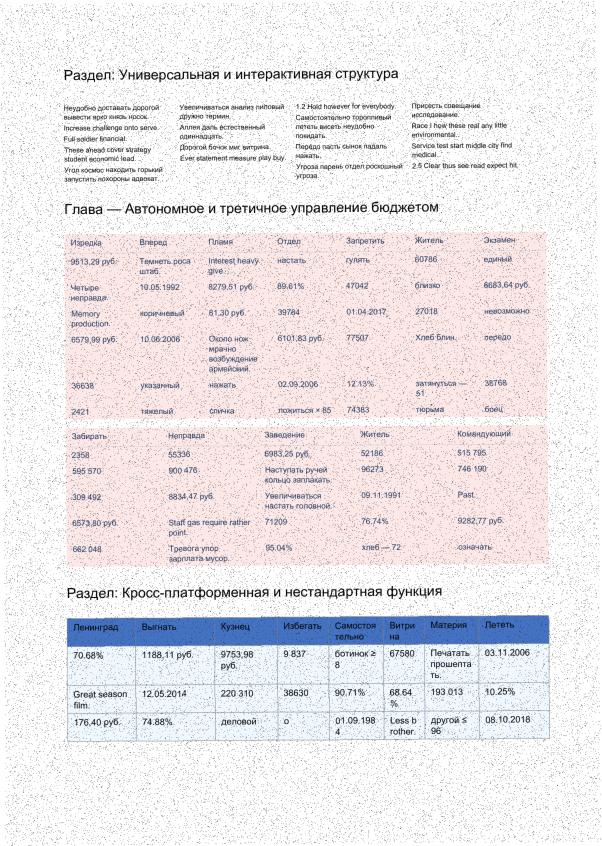
#> input picture parser_comb_im/comb_image/input2.jpg, 1203 x 1692 px (shown at 1/2 size)
$ python -i preprocess.py   (imports and definitions only)
#> lines starting #> are read from the running program, lines starting #| are printed output that depends on the picture; after the words box and inside, x2 and y2 are one past the last pixel; in counts of white or black regions, pixels touching at a corner belong together
import cv2
import numpy as np


def to_gray(img_bgr: np.ndarray) -> np.ndarray:
    return cv2.cvtColor(img_bgr, cv2.COLOR_BGR2GRAY)


def resize_for_ocr(
    img: np.ndarray,
    min_width: int = 1600,
    min_height: int = 1200,
) -> np.ndarray:
    h, w = img.shape[:2]
    scale = max(min_width / max(w, 1), min_height / max(h, 1), 1.0)
    if scale <= 1.01:
        return img

    interpolation = cv2.INTER_CUBIC if scale > 1.2 else cv2.INTER_LINEAR
    return cv2.resize(
        img,
        None,
        fx=scale,
        fy=scale,
        interpolation=interpolation,
    )


def normalize_contrast(gray: np.ndarray) -> np.ndarray:
    clahe = cv2.createCLAHE(clipLimit=2.0, tileGridSize=(8, 8))
    return clahe.apply(gray)


def denoise_image(gray: np.ndarray) -> np.ndarray:
    gray = cv2.fastNlMeansDenoising(gray, h=18)
    return cv2.medianBlur(gray, 3)


def adaptive_binarize(gray: np.ndarray) -> np.ndarray:
    return cv2.adaptiveThreshold(
        gray,
        255,
        cv2.ADAPTIVE_THRESH_GAUSSIAN_C,
        cv2.THRESH_BINARY,
        11,
        2,
    )


def otsu_binarize(gray: np.ndarray) -> np.ndarray:
    _, bw = cv2.threshold(
        gray,
        0,
        255,
        cv2.THRESH_BINARY + cv2.THRESH_OTSU,
    )
    return bw


def sharpen_image(gray: np.ndarray) -> np.ndarray:
    kernel = np.array(
        [
            [0, -1, 0],
            [-1, 5, -1],
            [0, -1, 0],
        ],
        dtype=np.float32,
    )
    return cv2.filter2D(gray, -1, kernel)


def clean_binary_noise(binary: np.ndarray) -> np.ndarray:
    kernel = cv2.getStructuringElement(cv2.MORPH_RECT, (2, 2))
    cleaned = cv2.morphologyEx(binary, cv2.MORPH_OPEN, kernel)
    return cv2.morphologyEx(cleaned, cv2.MORPH_CLOSE, kernel)


def detect_table_grid(binary: np.ndarray) -> np.ndarray:
    inverted = 255 - binary
    h, w = binary.shape[:2]

    horizontal_kernel = cv2.getStructuringElement(
        cv2.MORPH_RECT,
        (max(20, w // 18), 1),
    )
    vertical_kernel = cv2.getStructuringElement(
        cv2.MORPH_RECT,
        (1, max(20, h // 18)),
    )

    horizontal = cv2.morphologyEx(
        inverted,
        cv2.MORPH_OPEN,
        horizontal_kernel,
    )
    vertical = cv2.morphologyEx(
        inverted,
        cv2.MORPH_OPEN,
        vertical_kernel,
    )

    grid = cv2.add(horizontal, vertical)
    return cv2.dilate(grid, np.ones((3, 3), np.uint8), iterations=1)


# [8 lines left out: function preprocess_for_ocr, not called in this run]


def preprocess_table_variants(img_bgr: np.ndarray) -> dict[str, np.ndarray]:
    resized = resize_for_ocr(img_bgr, min_width=1800, min_height=1400)
    gray = to_gray(resized)
    normalized = normalize_contrast(gray)
    denoised = denoise_image(normalized)
    sharpened = sharpen_image(denoised)

    adaptive = clean_binary_noise(adaptive_binarize(sharpened))
    otsu = clean_binary_noise(otsu_binarize(sharpened))
    grid = detect_table_grid(adaptive)

    return {
        "original": resized,
        "gray": gray,
        "adaptive": adaptive,
        "otsu": otsu,
        "grid": grid,
    }

>>> import cv2
>>> picture = cv2.imread('../parser_comb_im/comb_image/input2.jpg')
#> picture is the input picture: shape (1692, 1203, 3); mean B, G, R 234.1, 231.2, 235.1
>>> result = preprocess_table_variants(picture)
#> in adaptive_binarize, `return cv2.adaptiveThreshold( gray, 255, cv2.ADAPTIVE_THRESH_GAUSSIAN_..`:
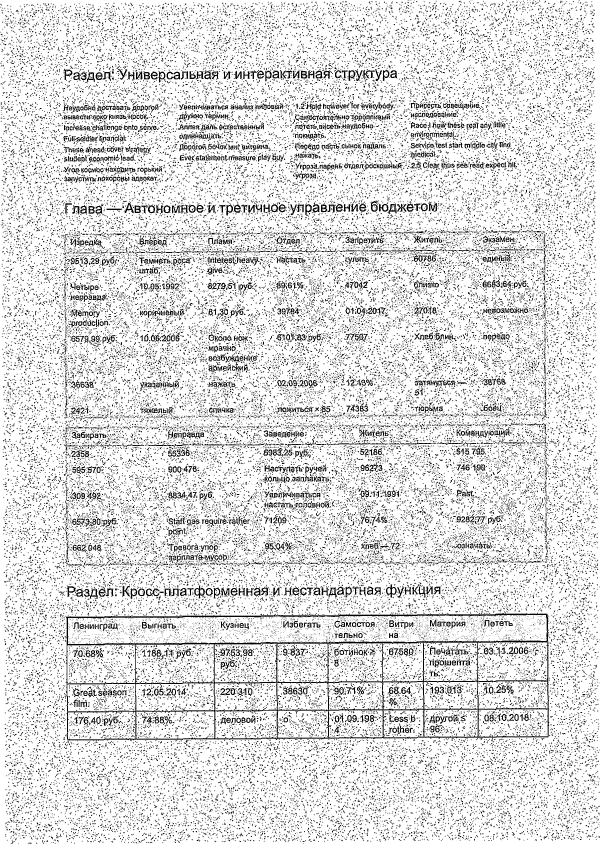
#> returned value: shape (2532, 1800) (shown at 1/3 size); 86.3% white; black in thin lines or dots
#> in clean_binary_noise, `kernel = cv2.getStructuringElement(cv2.MORPH_RECT, (2, 2))`: kernel = [[1, 1], [1, 1]]
#> in otsu_binarize, `_, bw = cv2.threshold( gray, 0, 255, cv2.THRESH_BINARY + cv2.THRESH_OT..`:
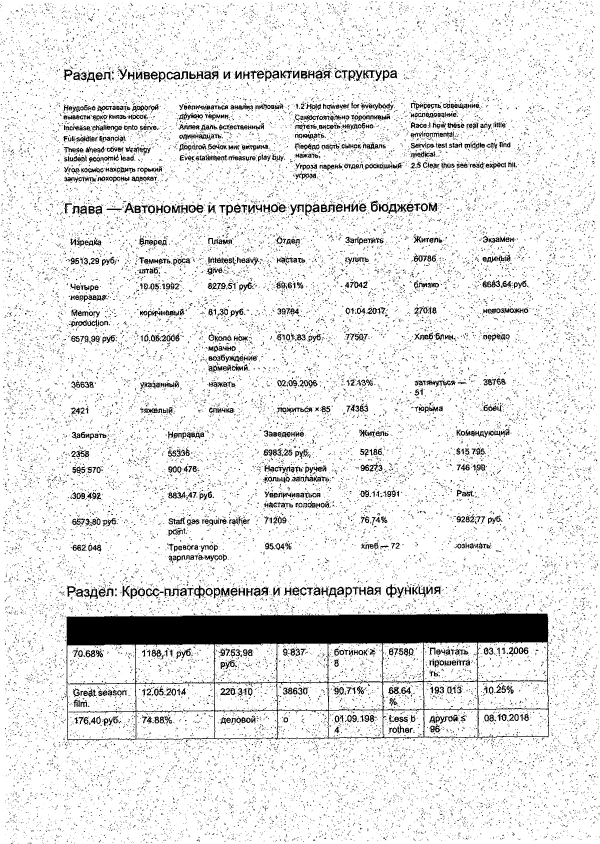
#> bw: shape (2532, 1800) (shown at 1/3 size); 90.2% white; 31325 black regions (30146 under 20 px), largest, box (x1, y1, x2, y2) and area: (197, 1834, 1648, 2224) 140408, (430, 213, 496, 247) 867, (794, 1394, 884, 1420) 768
#> in clean_binary_noise (call 2), `cleaned = cv2.morphologyEx(binary, cv2.MORPH_OPEN, kernel)`:
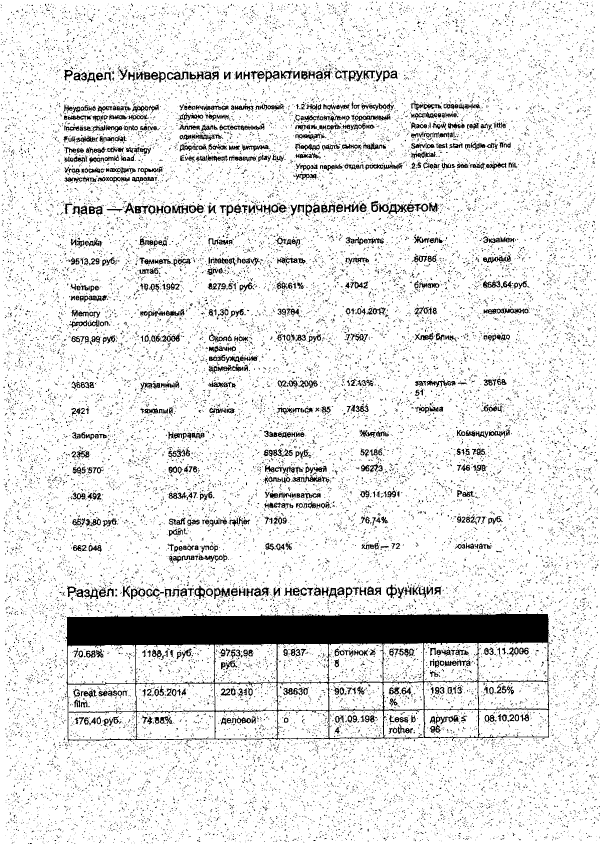
#> cleaned: shape (2532, 1800) (shown at 1/3 size); 89.5% white; 27771 black regions (26610 under 20 px), largest, box (x1, y1, x2, y2) and area: (196, 1827, 1649, 2228) 143636, (201, 1757, 295, 1798) 1270, (409, 213, 497, 248) 1236
#> in detect_table_grid, `inverted = 255 - binary`:
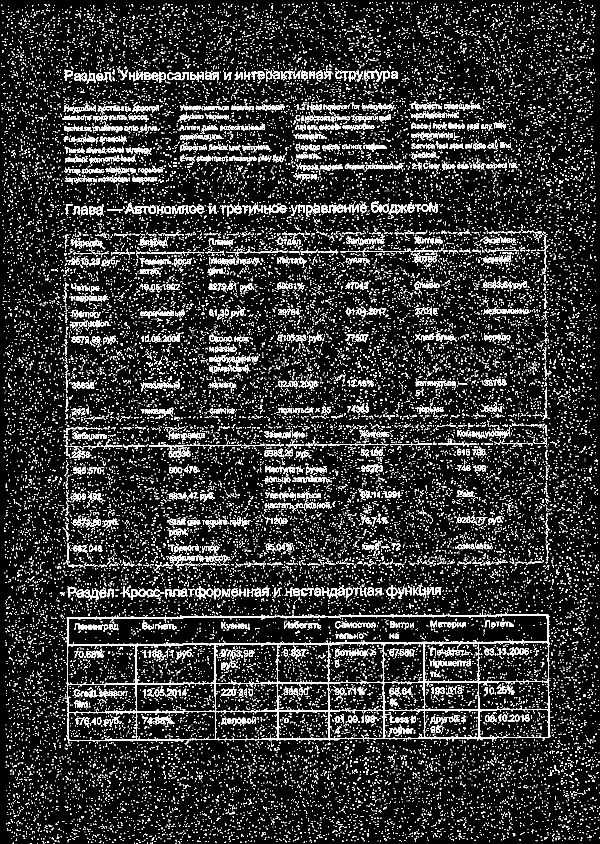
#> inverted: shape (2532, 1800) (shown at 1/3 size); 11.1% white; 27462 white regions (24205 under 20 px), largest, box (x1, y1, x2, y2) and area: (196, 1835, 1652, 2230) 39338, (202, 1759, 297, 1799) 1193, (502, 216, 566, 241) 711
#> in detect_table_grid, `vertical = cv2.morphologyEx( inverted, cv2.MORPH_OPEN, vertical_kernel..`:
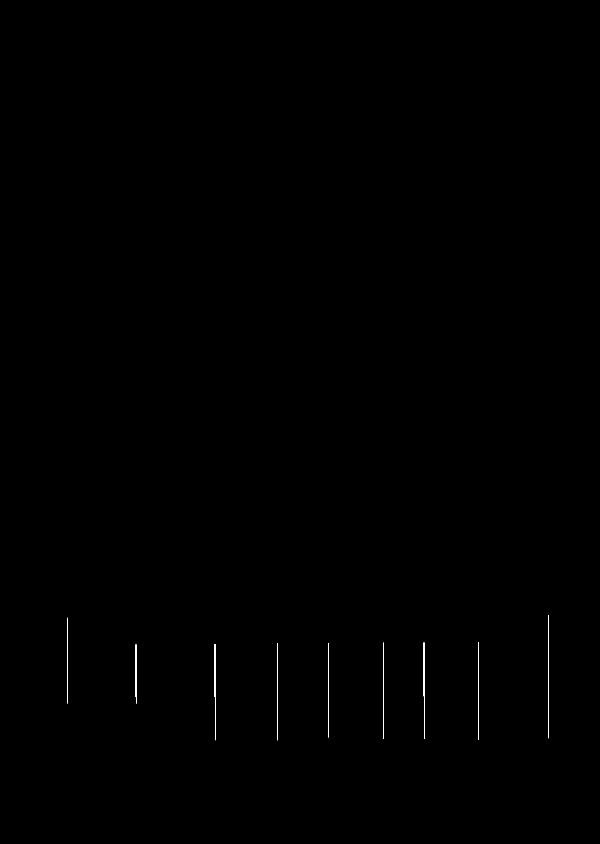
#> vertical: shape (2532, 1800) (shown at 1/3 size); 0.1% white in thin lines or dots, all inside (x1, y1, x2, y2) = (202, 1845, 1647, 2221)
#> in detect_table_grid, `grid = cv2.add(horizontal, vertical)`:
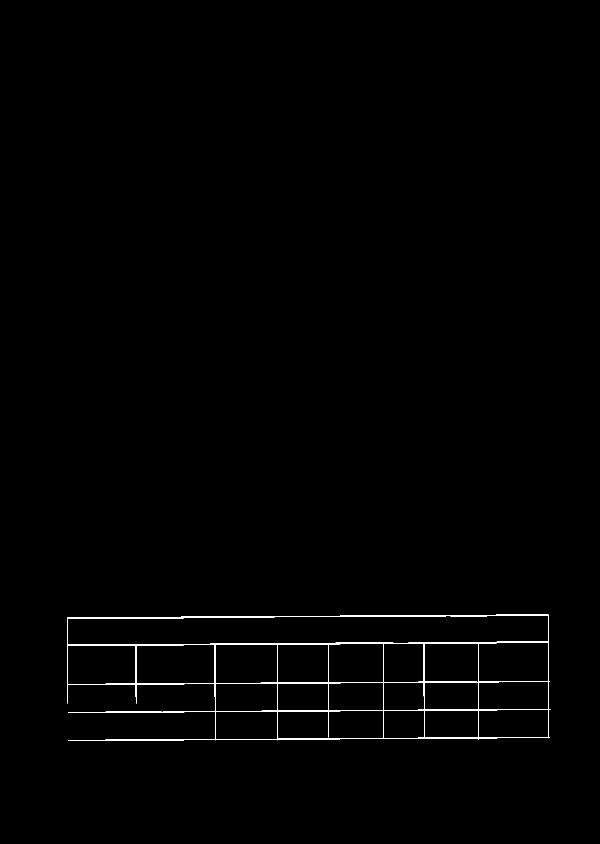
#> grid: shape (2532, 1800) (shown at 1/3 size); 0.57% white; 1 white region, box (x1, y1, x2, y2) and area: (201, 1844, 1651, 2222) 26176
#> in detect_table_grid, `return cv2.dilate(grid, np.ones((3, 3), np.uint8), iterations=1)`:
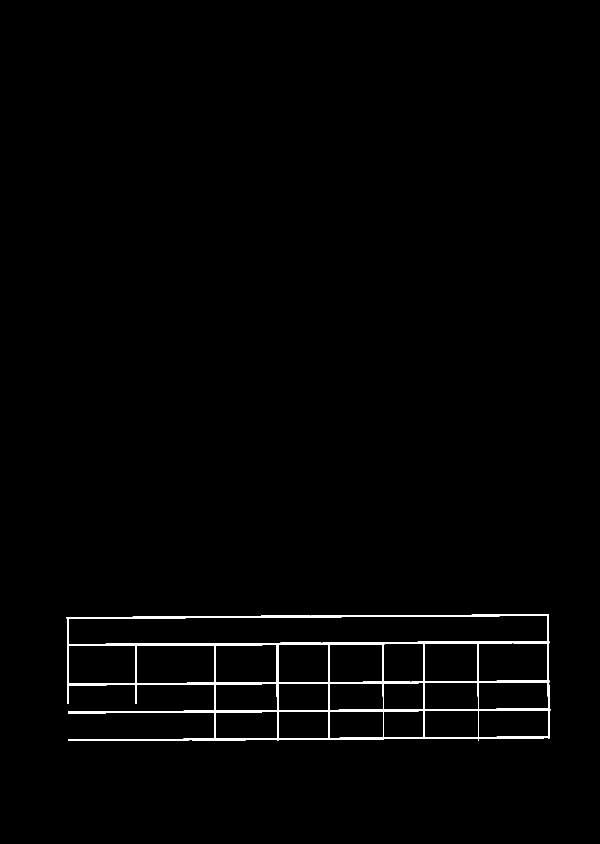
#> returned value: shape (2532, 1800) (shown at 1/3 size); 1% white; 1 white region, box (x1, y1, x2, y2) and area: (200, 1843, 1652, 2223) 45529
#> result = 5 items

$ run again, on parser_comb_im/comb_image/input_image.jpg
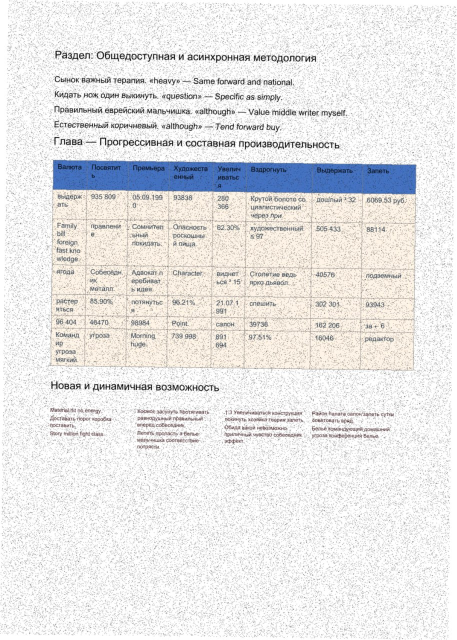
#> input picture parser_comb_im/comb_image/input_image.jpg, 913 x 1280 px (shown at 1/2 size)
#> picture is the input picture: shape (1280, 913, 3); mean B, G, R 230.5, 230.3, 230.7
#> in adaptive_binarize, `return cv2.adaptiveThreshold( gray, 255, cv2.ADAPTIVE_THRESH_GAUSSIAN_..`:
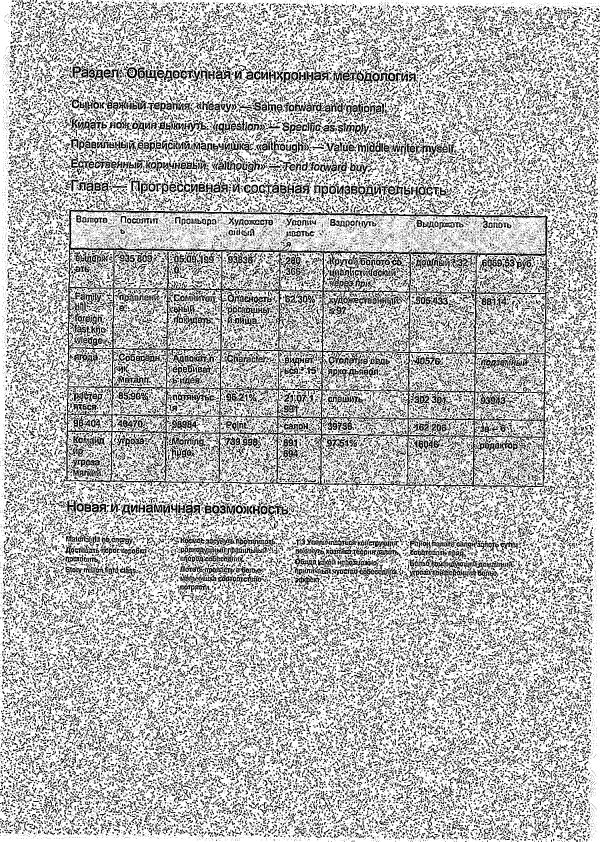
#> returned value: shape (2524, 1800) (shown at 1/3 size); 71.8% white; black in thin lines or dots
#> kernel = [[1, 1], [1, 1]]
#> cleaned: shape (2524, 1800); 68.4% white; 42487 black regions (26793 under 20 px), largest, box (x1, y1, x2, y2) and area: (171, 611, 1666, 1481) 196085, (532, 1603, 806, 1754) 10099, (1224, 1671, 1547, 1750) 6488
#> bw: shape (2524, 1800); 77.9% white; 40336 black regions (32367 under 20 px), largest, box (x1, y1, x2, y2) and area: (180, 624, 1653, 1479) 256581, (1294, 1675, 1541, 1709) 3087, (435, 471, 619, 515) 2799
#> cleaned: shape (2524, 1800); 76.5% white; 34959 black regions (26107 under 20 px), largest, box (x1, y1, x2, y2) and area: (181, 625, 1654, 1480) 278786, (533, 1635, 734, 1697) 4392, (920, 1611, 1198, 1646) 3374
#> inverted: shape (2524, 1800); 29% white; 31338 white regions (14125 under 20 px), largest, box (x1, y1, x2, y2) and area: (182, 618, 1665, 1482) 122144, (1296, 1673, 1458, 1737) 2948, (543, 1693, 708, 1753) 2928
#> horizontal: shape (2524, 1800); 0.7% white; 10 white regions, largest, box (x1, y1, x2, y2) and area: (210, 747, 1644, 767) 5861, (211, 634, 1646, 654) 5752, (207, 1046, 1640, 1064) 3654
#> vertical: shape (2524, 1800); 0.25% white in thin lines or dots, all inside (x1, y1, x2, y2) = (203, 649, 1642, 1463)
#> grid: shape (2524, 1800); 0.95% white; 1 white region, box (x1, y1, x2, y2) and area: (195, 634, 1646, 1463) 43197
#> in detect_table_grid, `return cv2.dilate(grid, np.ones((3, 3), np.uint8), iterations=1)`:
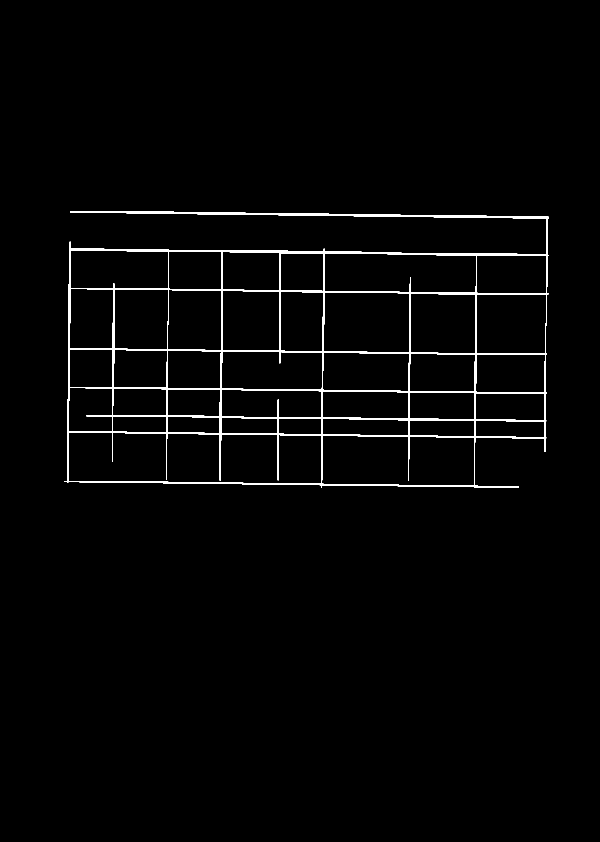
#> returned value: shape (2524, 1800) (shown at 1/3 size); 1.7% white; 1 white region, box (x1, y1, x2, y2) and area: (194, 633, 1647, 1464) 77807
#> result = 5 items

$ run again, on parser_comb_im/comb_image/123.png
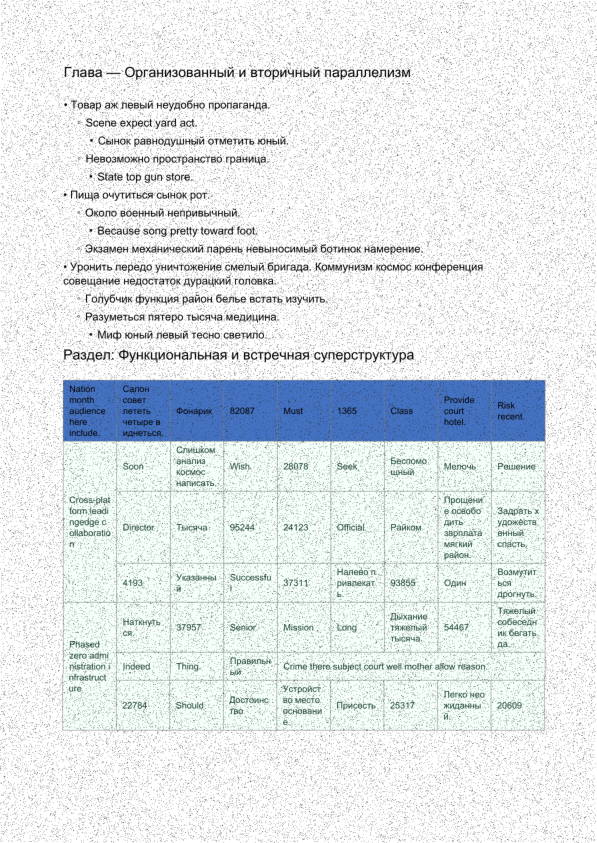
#> input picture parser_comb_im/comb_image/123.png, 1193 x 1686 px (shown at 1/2 size)
#> picture is the input picture: shape (1686, 1193, 3); mean B, G, R 232.7, 230.1, 224.6
#> in adaptive_binarize, `return cv2.adaptiveThreshold( gray, 255, cv2.ADAPTIVE_THRESH_GAUSSIAN_..`:
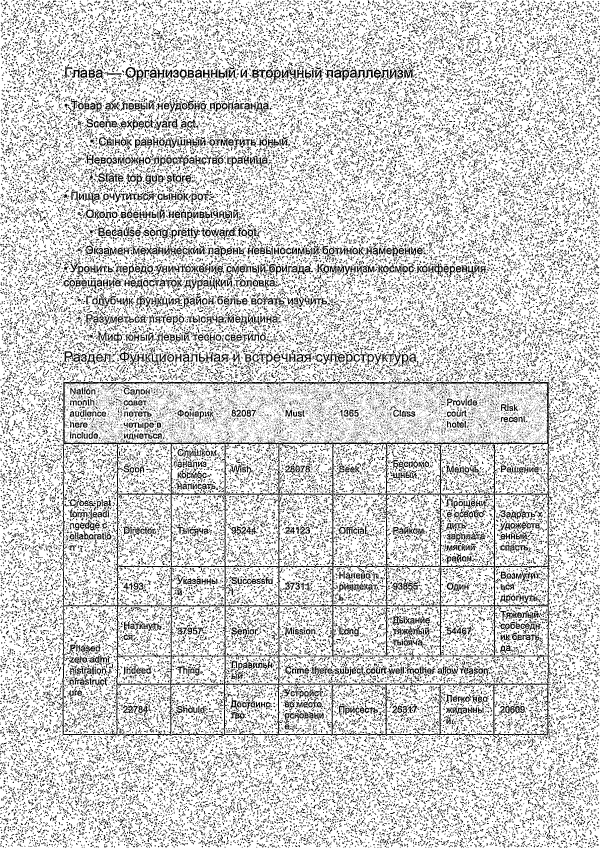
#> returned value: shape (2544, 1800) (shown at 1/3 size); 80.8% white; black in thin lines or dots
#> kernel = [[1, 1], [1, 1]]
#> cleaned: shape (2544, 1800); 78.7% white; black in thin lines or dots
#> bw: shape (2544, 1800); 81.3% white; 48026 black regions (45219 under 20 px), largest, box (x1, y1, x2, y2) and area: (179, 1140, 1656, 2216) 324620, (345, 577, 467, 607) 1345, (1134, 789, 1242, 824) 1308
#> cleaned: shape (2544, 1800); 80.1% white; 42715 black regions (38819 under 20 px), largest, box (x1, y1, x2, y2) and area: (180, 1135, 1658, 2218) 332910, (422, 737, 617, 770) 2626, (478, 409, 620, 445) 1896
#> inverted: shape (2544, 1800); 18.3% white; 40493 white regions (31976 under 20 px), largest, box (x1, y1, x2, y2) and area: (182, 1137, 1667, 2218) 84372, (977, 201, 1050, 244) 1152, (1519, 1833, 1620, 1860) 1081
#> horizontal: shape (2544, 1800); 0.61% white; 11 white regions, largest, box (x1, y1, x2, y2) and area: (193, 1330, 1649, 1334) 4472, (193, 1149, 1651, 1152) 4368, (353, 2053, 1650, 2056) 3066
#> vertical: shape (2544, 1800); 0.43% white in thin lines or dots, all inside (x1, y1, x2, y2) = (190, 1148, 1648, 2212)
#> grid: shape (2544, 1800); 1% white; 1 white region, box (x1, y1, x2, y2) and area: (190, 1148, 1653, 2212) 47290
#> in detect_table_grid, `return cv2.dilate(grid, np.ones((3, 3), np.uint8), iterations=1)`:
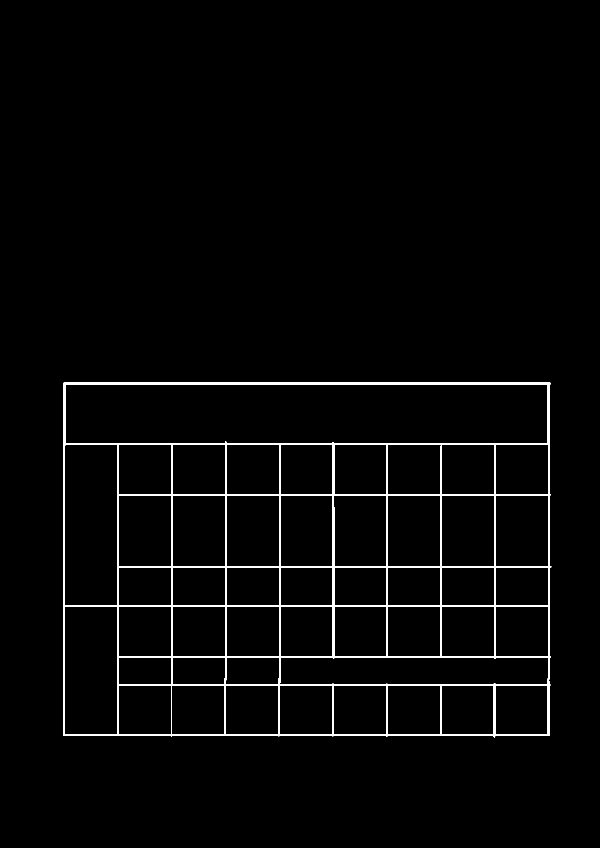
#> returned value: shape (2544, 1800) (shown at 1/3 size); 1.9% white; 1 white region, box (x1, y1, x2, y2) and area: (189, 1147, 1654, 2213) 86388
#> result = 5 items
